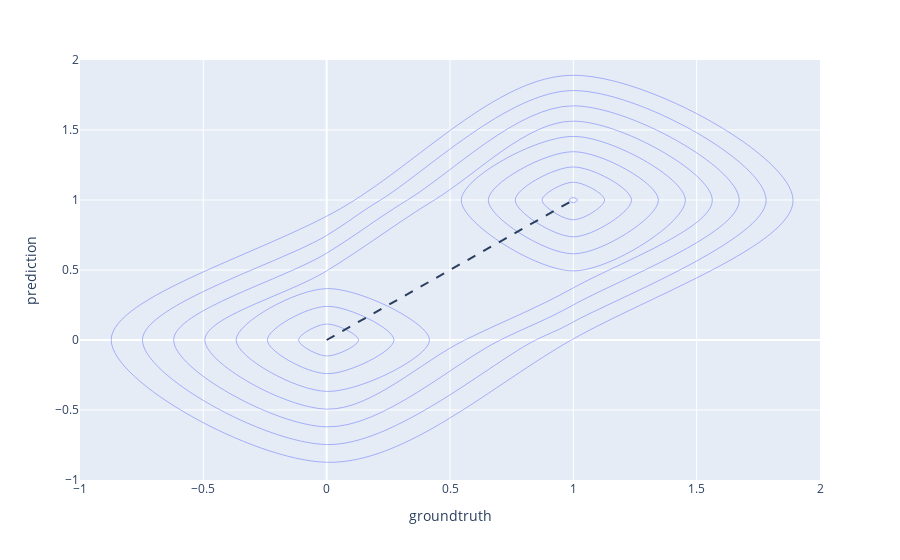

Notebook source saved alongside this figure:
### Markdown cell above
# Contour Plot

### Code cell
fig = px.density_contour(x=ground_label, y=predictions1, labels={'x': 'groundtruth','y': 'prediction'})
fig.add_shape(
              type='line', line=dict(dash='dash'),
            x0 = predictions1.min(), y0 = predictions1.min(),
            x1 = predictions1.max(), y1 = predictions1.max()
)
fig.show()

### Figure 1 — Plotly figure (JSON) as saved in the notebook; plotly's stock layout.template omitted (floating-point values rounded to 4 significant figures; data arrays with more than 128 entries replaced by an {"elided": "..."} marker saying what was removed)
{"data": [{"contours": {"coloring": "none"}, "hovertemplate": "groundtruth=%{x}<br>prediction=%{y}<br>count=%{z}<extra></extra>", "legendgroup": "", "line": {"color": "#636efa"}, "name": "", "showlegend": false, "type": "histogram2dcontour", "x": {"elided": "9000 int values"}, "xaxis": "x", "xbingroup": "x", "y": {"elided": "9000 int values"}, "yaxis": "y", "ybingroup": "y"}], "layout": {"legend": {"tracegroupgap": 0}, "margin": {"t": 60}, "shapes": [{"line": {"dash": "dash"}, "type": "line", "x0": 0, "x1": 1, "y0": 0, "y1": 1}], "xaxis": {"anchor": "y", "domain": [0, 1], "title": {"text": "groundtruth"}}, "yaxis": {"anchor": "x", "domain": [0, 1], "title": {"text": "prediction"}}}}
